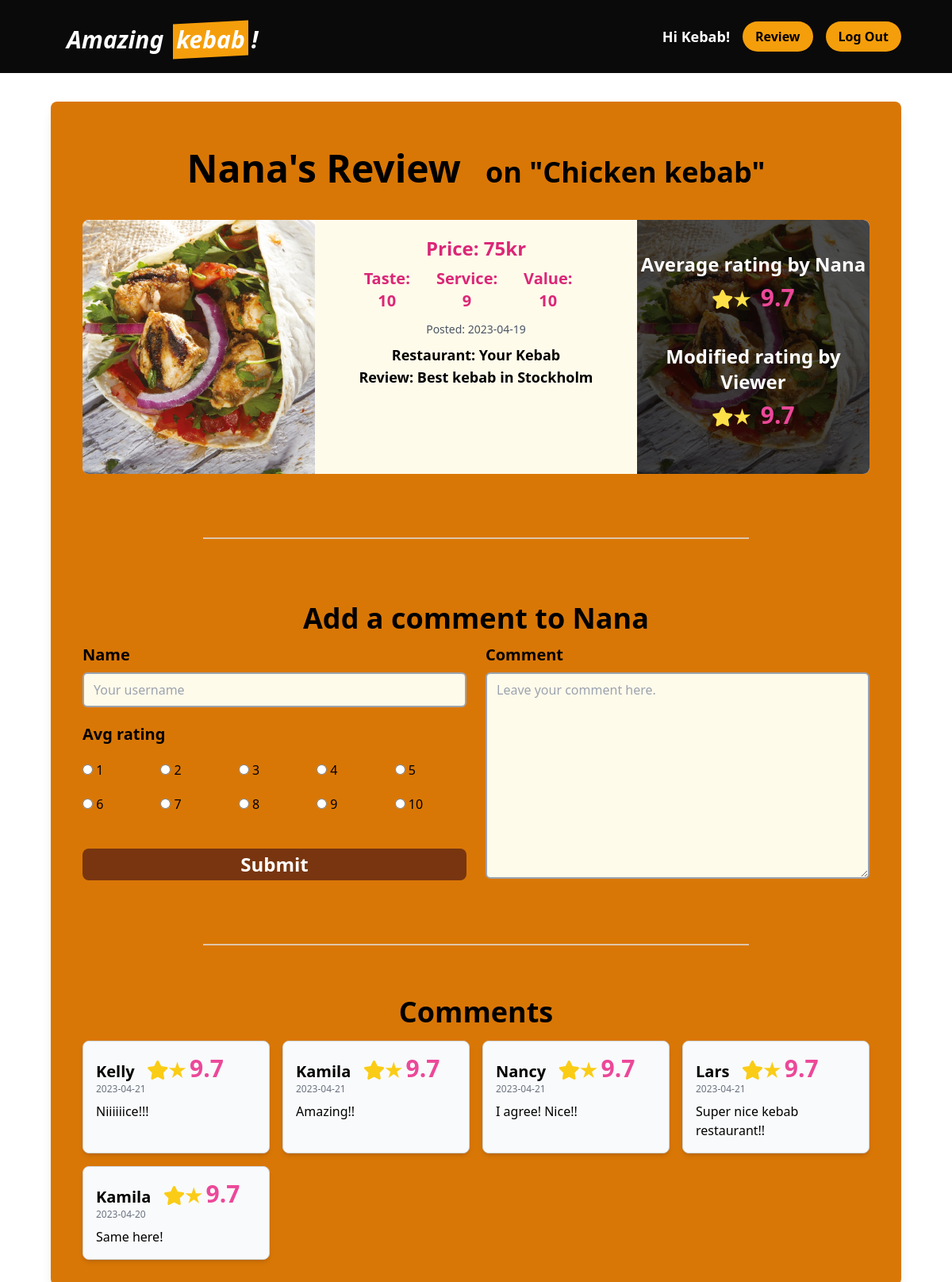
Screenshot of /core/detail/3/ (signed in) with the database file from the repository.
### core/models.py (models this page shows, shortened)
class CustomUser(AbstractUser):
    email = models.EmailField("email address", unique=True, blank=False)
    USERNAME_FIELD = "email"  # make the user log in with the email
    REQUIRED_FIELDS = ["username"]
    objects = CustomUserManager()

class Review(models.Model):
    user = models.ForeignKey(
        CustomUser, on_delete=models.CASCADE, related_name='reviews_by_user'
    )
    menu = models.ForeignKey(
        Menu, on_delete=models.CASCADE, related_name='reviews_of_menu'
    )
    restaurant = models.ForeignKey(
        Restaurant, on_delete=models.CASCADE, related_name='restaurants_for_review'
    )
    image = models.ImageField(upload_to='images/', null=True, blank=True)
    review = models.TextField(default="", null=False)
    taste_rating = models.IntegerField(null=False)
    service_rating = models.IntegerField(null=False)
    value_rating = models.IntegerField(null=False)
    avg_rating = models.FloatField(null=True, blank=True)
    like_count = models.IntegerField(default=0)
    created_at = models.DateTimeField(auto_now_add=True)
    class Meta:
        indexes = [models.Index(fields=['-created_at']),]
        ordering = ['-created_at']

class Menu(models.Model):
    menu = models.CharField(max_length=100, null=False)
    price = models.IntegerField(null=False)
    restaurants = models.ManyToManyField(Restaurant)
    created_at = models.DateTimeField(auto_now_add=True)

class Restaurant(models.Model):
    name = models.CharField(max_length=100, null=False)
    address = models.CharField(max_length=200, null=False)
    tel = models.CharField(max_length=20, null=True, blank=True)
    website = models.URLField(null=True, blank=True)

class Comment(models.Model):
    review = models.ForeignKey(Review, on_delete=models.CASCADE, related_name='comments')
    name = models.CharField(max_length=80,  null=False)
    comment = models.TextField(null=False)
    avg_rating = models.IntegerField( null=False)
    created_at = models.DateTimeField(auto_now_add=True)
    class Meta():
        ordering = ['-created_at']
        indexes = [models.Index(fields=['-created_at'])]

### core/views.py (the view)
# urls.py: path('detail/<int:id>/', views.detail, name='detail'),
def detail(request, id):
    target_review = get_object_or_404(Review, id=id)
    comments = Comment.objects.filter(review=target_review)
    if request.method == 'POST':
        form = CommentForm(request.POST)
        if form.is_valid():
            comment = form.save(commit=False)
            comment.review = target_review
            comment.save()
            return redirect('core:detail', id=id)
    else:
        form = CommentForm()
    context = {
        'review': target_review,
        'comment_form': form,
        'comments': comments
    }
    return render(request, 'core/detail.html', context)

### core/forms.py
class CommentForm(forms.ModelForm):
    SERVICE_CHOICES = [(i, str(i)) for i in range(1, 11)]
    name = forms.CharField(
        max_length=80,
        widget = forms.TextInput(attrs={
                'class': 'border-2 border-gray-400 rounded-md py-2 px-3 focus:outline-none focus:ring-2 focus:ring-amber-900 bg-amber-50',
                'placeholder': 'Your username'
        }))
    avg_rating = forms.ChoiceField(
        choices=SERVICE_CHOICES,
        widget=forms.RadioSelect(attrs={'class': 'form-radio mt-4'
        }))
    comment = forms.CharField(
        widget=forms.Textarea(attrs={
                'class':'border-2 border-gray-400 rounded-md py-2 px-3 focus:outline-none focus:ring-2 focus:ring-amber-900 bg-amber-50',
                'placeholder': 'Leave your comment here.'
        }))
    class Meta:
        model = Comment
        exclude = ['review', 'created_at']

### core/templates/core/detail.html (shortened to what this page needs)
{% extends 'core/base.html' %} {% block content %} {% load static %}
<head>
  <link rel="stylesheet" href="https://cdnjs.cloudflare.com/ajax/libs/font-awesome/5.15.3/css/all.min.css"
 />
</head>
<header id="home" class="flex bg-neutral-950 py-6 px-16 fixed top-0 left-0 right-0 z-50">
  <nav class="flex items-center w-full">
    <div class="flex justify-between items-center space-x-5">
      <p class="mt-2 text-3xl font-bold italic text-white">
        Amazing
        <span
          class="before:block before:absolute before:-inset-1 before:-skew-y-3 before:bg-amber-500 relative inline-block mx-2">
          <span class="relative text-white">kebab</span> </span>!
      </p>
    </div>
    <div class="flex-grow lg:flex lg:items-center lg:w-auto">
      {% if user.is_authenticated %}
      <ul class="w-full justify-end flex-grow lg:flex lg:items-center lg:w-auto ml-auto">
        <li>
          <p class="text-lg font-bold mr-4 text-white">
            Hi {{ user.username }}!
          </p>
        </li>
        <li>
          <a href="{% url 'core:upload' %}"
            class="bg-amber-500 rounded-full px-4 py-2 mr-4 text-black font-bold">Review</a>
        </li>
        <li>
          <a href="{% url 'core:logout' %}" class="bg-amber-500 font-bold rounded-full px-4 py-2 text-black">Log Out</a>
        </li>
      </ul>
      {% endif %}
    </div>
  </nav>
</header>
<main class="flex-1 mx-16 pt-32">
  <section class="bg-amber-600 rounded-lg shadow-lg overflow-hidden mb-5">
    <div>
      <h1 class="text-5xl text-center font-bold p-10 mt-5">
        {{ review.user.username }}'s Review
        <span class="text-4xl">
          &nbsp;&nbsp;on "{{ review.menu.menu }}"
        </span>
      </h1>
      <div class="flex mx-10 bg-amber-50 rounded-lg">
        {% if review.image %}
        <div class="relative overflow-hidden w-80 max-w-80 h-80 max-h-80 rounded-l-lg">
          <div class="absolute inset-0">
            <img
              class="w-full h-full aspect-w-1 aspect-h-1 object-cover object-center"
              src="{{ review.image.url }}"
              alt="{{ review.menu.menu }} image"
            />
          </div>
        </div>
        {% endif %}
        <div class="px-5 mx-8 py-5 text-xl font-semibold w-4/7 text-center">
          <div class="text-xl font-bold text-pink-600 mb-3">
            <p class="text-2xl mb-2">Price: {{ review.menu.price }}kr</p>
            <ul class="flex">
              <li class="mr-5">Taste: {{ review.taste_rating }}</li>
              <li class="mr-5">Service: {{ review.service_rating }}</li>
              <li class="mr-5">Value: {{ review.value_rating }}</li>
            </ul>
          </div>
          <ul class="text-lg font-bold">
            <li class="text-gray-600 text-sm font-normal mb-2">
              Posted: {{ review.created_at|date:"Y-m-d" }}
            </li>
            <li>
              Restaurant: <span class="font-semibold">{{ review.restaurant.name }}</span>
            </li>
            <li>
              Review: <span class="font-semibold">{{ review.review }}</span>
            </li>
          </ul>
        </div>
        {% if review.image %}
        <div class="relative overflow-hidden w-80 max-w-80 h-80 max-h-80 rounded-r-lg">
          <div class="absolute inset-0">
            <img
              class="w-full h-full aspect-w-1 aspect-h-1 object-cover object-center"
              src="{{ review.image.url }}"
              alt="{{ review.menu.menu }} image"
            />
          </div>
          <div class="absolute bottom-0 left-0 w-full h-full text-white bg-black/70 flex justify-center">
            <div class="py-10 text-center">
              <h2 class="font-bold text-2xl mb-2">
                Average rating by {{ review.user.username }}
              </h2>
              <p class="mb-10">
                <span class="text-xl font-bold text-pink-500">
                  <i class="text-yellow-300 text-2xl fas fa-star">&#9733;</i>
                  <span class="text-3xl font-bold text-pink-500">
                    &nbsp;{{ review.avg_rating }}
                  </span>
                </span>
              </p>
              <h2 class="font-bold text-2xl mb-2">
                Modified rating by Viewer
              </h2>
              <p>
                <p>
                  <span class="text-xl font-bold text-pink-500">
                    <i class="text-yellow-300 text-2xl fas fa-star">&#9733;</i>
                    <span class="text-3xl font-bold text-pink-500">
                      &nbsp;{{ review.avg_rating }}
                    </span>
                  </span>
                </p>
              </p>
            </div>
          </div>
        </div>
        {% endif %}
      </div>
    </div>
    <p class="border-t-2 border-slate-200/70 mx-48 mt-20"></p>
    <div class="px-10 mt-5">
      <h2 class="font-bold text-4xl text-center mt-20 mb-3">
        Add a comment to {{ review.user.username }}
      </h2>
      <form method="post">
        <div class="grid grid-cols-2 gap-6">
          <div class="flex flex-col col-span-1">
            <label class="block font-bold text-xl mb-2">
              {{ comment_form.name.label }}
            </label>
            {{ comment_form.name }}
            <label class="block font-bold text-xl mb-2 mt-5">
              {{ comment_form.avg_rating.label }}
            </label>
            <div class="grid grid-cols-5 gap-2 mb-5">
              {% for radio in comment_form.avg_rating %}
              <div class="flex items-center">
                {{ radio }}
              </div>
              {% endfor %}
            </div>
            <button type="submit" class="bg-amber-900 text-white font-bold py-1 rounded-lg text-2xl mt-6">
              Submit
            </button>
          </div>
          <div class="col-span-1">
            <div class="flex flex-col">
              <label class="block font-bold text-xl mb-2">
                {{ comment_form.comment.label }}
              </label>
              {{ comment_form.comment }}
            </div>
          </div>
        </div>
      </form>
    </div>
    <p class="border-t-2 border-slate-200/70 mx-48 mt-20"></p>
    <div class="px-10 mb-8">
      <h2 class="font-bold text-4xl text-center pb-4 mt-16">Comments</h2>
      <div class="grid grid-cols-1 md:grid-cols-4 gap-4">
        {% for c in comments %}
        <div class="bg-gray-50 border border-gray-300 p-4 rounded-lg shadow-md">
          <p class="text-xl font-bold">
            {{ c.name }}&nbsp;&nbsp;
            <span>
              <i class="text-yellow-400 text-2xl fas fa-star">&#9733;</i>
              <span class="text-3xl font-bold text-pink-500">
                {{ review.avg_rating }}</span>
            </span>
          </p>
          <p class="text-xs font-normal text-gray-500 mb-2">
            {{ c.created_at|date:"Y-m-d" }}
          </p>
          <p class="text-base leading-6">{{ c.comment }}</p>
        </div>
        {% empty %}
        <p>No comments yet</p>
        {% endfor %}
      </div>
    </div>
  </section>
</main>
{% endblock content %}

### rows the page displays
CustomUser: username "Kebab"
Review: user.username "Nana", menu.menu "Chicken kebab", image (picture), menu.price "75", taste_rating "10", service_rating "9", value_rating "10", created_at "2023-04-19", restaurant.name "Your Kebab", review "Best kebab in Stockholm", avg_rating "9.7"
Comment: name "Kelly", created_at "2023-04-21", comment "Niiiiiice!!!"
Comment: name "Kamila", created_at "2023-04-21", comment "Amazing!!"
Comment: name "Nancy", created_at "2023-04-21", comment "I agree! Nice!!"
Comment: name "Lars", created_at "2023-04-21", comment "Super nice kebab restaurant!!"
Comment: name "Kamila", created_at "2023-04-20", comment "Same here!"

### other values shown
{{ comment_form.name.label }} "Name"
{{ comment_form.avg_rating.label }} "Avg rating"
{{ comment_form.comment.label }} "Comment"
